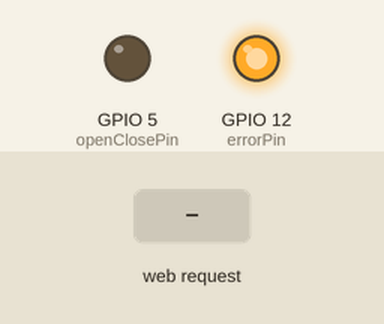
Simulated run of this sketch. Board: ESP8266 (NodeMCU). On the bench: output pins drawn as LEDs (lit = HIGH). Inputs (shaded band) come from the test bench. WiFi joins after 1.5 s; servers stay silent unless stated; random numbers use the default seed unless the sketch sets one; EEPROM starts erased; what the sketch prints to the serial monitor is not drawn.

Above: at 0.1 s.
At 4.7 s:
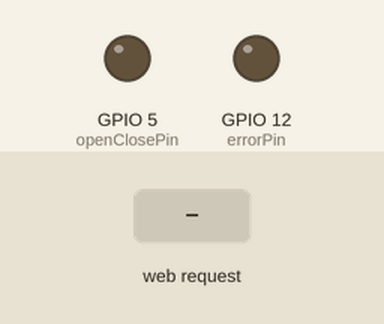
4.8 s: HTTP request GET /door_activate received
At 5.7 s:
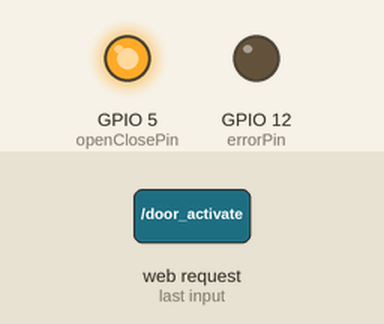
6.3 s: HTTP request GET /ajax_switch received
Timing chart, 0 to 9.3 s (numbered marks = the images above; inputs shaded):
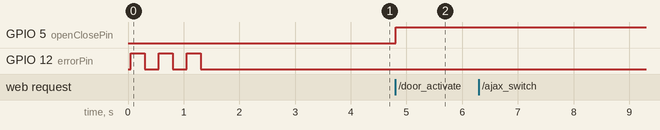

The sketch:

led_controlled_from_webpage_auto_eeprom.ino
```cpp
// http://www.esp8266.com/viewtopic.php?f=29&t=2696&start=8
#include "Arduino.h"

/* IoT Garage Door Opener
/ This is a sketch for the ESP8266, ESP-12 in my case, using the Arduino IDE for ESP8266.  This sketch will allow you to see the current
/ state of the garage door using a magnetic switch on the garage door, one side connected to pin 4 of the ESP-12 and the other side
/ connected to ground.  Doing this pulls pin 4 LOW when the Garage Door is closed completely.  The webpage updates (doesn't reload) via AJAX every 1 second
/ in order to update the status of the door.  It is possible to add another magnetic switch to show when the door is fully open by
/ tieing it to another pin the same way.  You would have to add the code for the new pin.
/ Activating the button for the door requires a 4 digit pass code.  If you put in the code and then close the browser or app you are using
/ and then log back on you will have to re-enter the code again.  That is done in case you enter the code and close the browser and someone else logs on.
/ They would be able to activate the door since the ESP would still think that codeOK=1.  Each client connect sets codeOK=0 right off the bat.
/
/ To open the door I am using a High level triggered single 5V relay.  I am pulling pin 5 LOW in setup then high for 1 second to
/ trigger the door.  ESP is on a smd adapter with onboard LDO (5v to 3.3V voltage regultor) from Electrodragon. I am powering the ESP and the relay using a 5V 1A power adapter.
/
/ I am using watchdog to detect any crashes and hopefully restart the software.  I am not completely sure the watchdog works yet.
/ I hope they mplement watchdog interrupt capability in the near future.

/ Nicu FLORICA (niq_ro) from http://www.tehnic.go.ro
/ & http://www.arduinotehniq.com add few feature ...
/ good ideea is to autoreconnect the ESP8266 board in wi-fi network
/ original is from http://www.esp8266.com/viewtopic.php?f=32&t=8286
/ for WIFI RECONNECT AFTER WIFI ROUTER DISCONNECT
/ (see also http://www.instructables.com/id/ESP8266-Weather-Widget/ )

*/
#include <EEPROM.h> // http://www.esp8266.com/wiki/doku.php?id=arduino-docs
#include <ESP8266WiFi.h>

extern "C" {
  #include "user_interface.h"
}

int openClosePin = 5;
int errorPin = 12;
int serverPort = 8087;// server port
int openClose = 0;

String HTTP_req;
String code;

WiFiServer server(serverPort);

//*-- IoT Information
const char* _SSID = "bbk"; // previously [const char* SSID = "xxxxxx";] seems SSID now is an reserved constant, so I added "_"
const char* _PASS = "internet";//not sure but seems similar to anterior I added "_"  to avoid conflict
const char* pass_sent = "1234";
char codeOK='0';//start Code is blank....

int clicuri = 0;

void setup() {
    pinMode(openClosePin, OUTPUT);
    digitalWrite(openClosePin, LOW);
    pinMode(errorPin, OUTPUT);
//    digitalWrite(openClosePin, HIGH);
//Init EEPROM, note the size requirement. I believe 4096B is the maximum available.
//You could use a smaller amount/size.
EEPROM.begin(4096);
    openClose = EEPROM.read(100);
    clicuri = EEPROM.read(101);
if (openClose <0 || openClose >1) openClose = 0;
if (clicuri <0 || clicuri >255) clicuri = 0;
    digitalWrite(openClosePin, openClose);
    delay(50);
ESP.wdtDisable();
    Serial.begin(115200);
  WIFI_Connect();
    delay(1000);
    ESP.wdtEnable(WDTO_4S);
    //Start the server
    server.begin();
    Serial.println("Server started");

    //Print the IP Address
    Serial.print("Use this URL to connect: ");
    Serial.print("http://");
    Serial.print(WiFi.localIP());
    Serial.print(":");
    Serial.print(serverPort,DEC);
    Serial.println("/");

    delay(1000);
}

void loop() {
 if (WiFi.status() != WL_CONNECTED)
    {
      digitalWrite(errorPin, HIGH);
      WIFI_Connect();
    } else {
      digitalWrite(errorPin, LOW);
    }

  // Check if a client has connected
  WiFiClient client = server.available();

  if (!client) {
    return;
  }

  Serial.println("found client");

  // Return the response
  boolean currentLineIsBlank = true;
  codeOK='0';
  while (client.connected()) {
    if (client.available()) {   // client data available to read
      char c = client.read(); // read 1 byte (character) from client
      HTTP_req += c;  // save the HTTP request 1 char at a time
      // last line of client request is blank and ends with \n
      // respond to client only after last line received
      if (c == '\n' && currentLineIsBlank) {
        client.println("HTTP/1.1 200 OK\r\nContent-Type: text/html\r\nConnection: keep-alive");
        client.println();
        if (HTTP_req.indexOf("ajax_switch") > -1) {
          // read switch state and send appropriate paragraph text
          GetSwitchState(client);
          delay(0);
        }
        else {  // HTTP request for web page
          // send web page - contains JavaScript with AJAX calls
          client.print("<!DOCTYPE html>\r\n<html>\r\n<head>\r\n<title>ESP8266 Switch control</title>\r\n<meta name='viewport' content='width=device-width', initial-scale='1'>");
          client.print("<script>\r\nfunction GetSwitchState() {\r\nnocache = \"&nocache=\" + Math.random() * 1000000;\r\nvar request = new XMLHttpRequest();\r\nrequest.onreadystatechange = function() {\r\nif (this.readyState == 4) {\r\nif (this.status == 200) {\r\nif (this.responseText != null) {\r\ndocument.getElementById(\"switch_txt\").innerHTML = this.responseText;\r\n}}}}\r\nrequest.open(\"GET\", \"ajax_switch\" + nocache, true);\r\nrequest.send(null);\r\nsetTimeout('GetSwitchState()', 1000);\r\n}\r\n</script>\n");
          client.print("<script>\r\nfunction DoorActivate() {\r\nvar request = new XMLHttpRequest();\r\nrequest.open(\"GET\", \"door_activate\" + nocache, true);\r\nrequest.send(null);\r\n}\r\n</script>\n");
          client.print("</head>\r\n<body onload=\"GetSwitchState()\">\r\n<center><h1>ESP8266 Switch control</h1><hr>\r\n<div id=\"switch_txt\">\r\n</div>\r\n<br>\n");
          client.print("Input password to control Switch.\r\n<br><br><form name=\"passcode\" onSubmit=\"GetCode()\"><input type=\"password\" name=\"password\" size='8' maxlength='4'>&nbsp;<input type=submit name=\"Submit\" value=\"Submit\" onClick=\"GetCode()\" style='height:22px; width:80px'></form><br><br>\n");

          if (HTTP_req.indexOf(pass_sent) > 0) {
            GetCode();
          }
          if (codeOK == '0') {
            client.print("<button type=\"button\" disabled style='height:50px; width:225px'>Push the Switch</button><br><br>\n");
          }
          if (codeOK == '1') {
            client.print("<button type=\"button\" onclick=\"DoorActivate()\" style='height:50px; width:225px'>Push the Switch</button><br><br>\n");
          }
          //client.println(system_get_free_heap_size());
          if (HTTP_req.indexOf("door_activate") > -1) {
            // read switch state and send appropriate paragraph text
            if (digitalRead(openClosePin) == LOW)
            Pornire();
            else
            //(digitalRead(openClosePin) == HIGH)
            Oprire();
          }
          //}
          client.print("</body>\r\n</html>\n");
          delay(0);
        }

        // display received HTTP request on serial port
        Serial.println(HTTP_req);
        HTTP_req = "";            // finished with request, empty string
        break;
      }
      // every line of text received from the client ends with \r\n
      if (c == '\n') {
          // last character on line of received text
          // starting new line with next character read
          currentLineIsBlank = true;
        }
        else if (c != '\r') {
          // a text character was received from client
          currentLineIsBlank = false;
        }
      } // end if (client.available())
  } // end while (client.connected())
  delay(1);      // give the web browser time to receive the data
  client.stop(); // close the connection
  delay(0);
}

// send the state of the switch to the web browser
void GetSwitchState(WiFiClient cl) {
    if (digitalRead(openClosePin) == LOW) {
      cl.println("<p>Switch is currently: <span style='background-color:#FF0000; font-size:18pt'>OFF</span></p>");
    }
    else {
      cl.println("<p>Switch is currently: <span style='background-color:#00FF00; font-size:18pt'>ON</span></p>");
    }
  //  cl.println("<p>Clicks: ");
    cl.println("Clicks: ");
    cl.println(clicuri);
    //cl.println("<p>");
  }

  void GetCode() {
      codeOK='1';
  }

  void Pornire() {
    //digitalWrite(openClosePin, HIGH);
    openClose = 1;
    digitalWrite(openClosePin, openClose);
    EEPROM.write(100, openClose);
    clicuri = clicuri +1;
    if (clicuri > 255) clicuri = 0;
    EEPROM.write(101, clicuri);
    EEPROM.commit(); //note here the commit!
  }

  void Oprire() {
//    digitalWrite(openClosePin, LOW);
    openClose = 0;
    digitalWrite(openClosePin, openClose);
    EEPROM.write(100, openClose);
    clicuri = clicuri +1;
    if (clicuri > 255) clicuri = 0;
    EEPROM.write(101, clicuri);
    EEPROM.commit(); //note here the commit!
  }

void WIFI_Connect()
{
  digitalWrite(errorPin, HIGH);
  WiFi.disconnect();
  Serial.println("------------------");
  Serial.println("||||||||||||||||||");
  Serial.println("Booting Sketch...");
  WiFi.mode(WIFI_AP_STA);
  WiFi.begin(_SSID, _PASS);
    // Wait for connection
  for (int i = 0; i < 25; i++)
  {
    if ( WiFi.status() != WL_CONNECTED ) {
      delay ( 250 );
      digitalWrite(errorPin, LOW);
      Serial.print ( "." );
      delay ( 250 );
      digitalWrite(errorPin, HIGH);
    }
  }
  digitalWrite(errorPin, LOW);
}
```

Measured:
- after the input at 4.8 s, GPIO 5 (openClosePin): LOW → HIGH at once
- after the input at 6.3 s, every drawn part: stays the same
